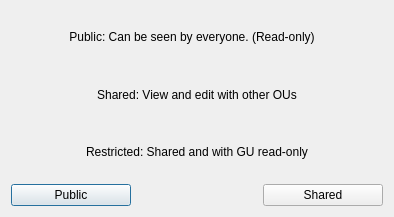
<?xml version="1.0" encoding="UTF-8"?>
<ui version="4.0">
 <class>shareOption</class>
 <widget class="QDialog" name="shareOption">
  <property name="geometry">
   <rect>
    <x>0</x>
    <y>0</y>
    <width>394</width>
    <height>217</height>
   </rect>
  </property>
  <property name="windowTitle">
   <string>Dialog</string>
  </property>
  <layout class="QGridLayout" name="gridLayout">
   <item row="0" column="0" colspan="3">
    <widget class="QLabel" name="label">
     <property name="text">
      <string>Public: Can be seen by everyone. (Read-only)   </string>
     </property>
     <property name="alignment">
      <set>Qt::AlignCenter</set>
     </property>
    </widget>
   </item>
   <item row="1" column="0" colspan="3">
    <widget class="QLabel" name="label_2">
     <property name="text">
      <string>Shared: View and edit with other OUs</string>
     </property>
     <property name="alignment">
      <set>Qt::AlignCenter</set>
     </property>
    </widget>
   </item>
   <item row="3" column="0">
    <widget class="QPushButton" name="pushButton">
     <property name="text">
      <string>Public</string>
     </property>
    </widget>
   </item>
   <item row="2" column="0" colspan="3">
    <widget class="QLabel" name="label_3">
     <property name="text">
      <string>Restricted: Shared and with GU read-only</string>
     </property>
     <property name="alignment">
      <set>Qt::AlignCenter</set>
     </property>
    </widget>
   </item>
   <item row="3" column="2">
    <widget class="QPushButton" name="pushButton_2">
     <property name="text">
      <string>Shared</string>
     </property>
    </widget>
   </item>
  </layout>
 </widget>
 <resources/>
 <connections/>
</ui>
